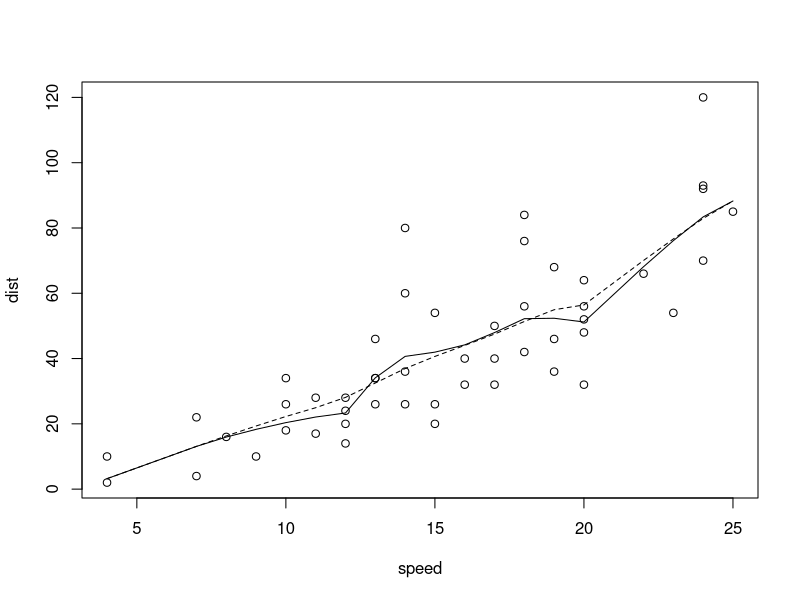

The R script that drew this image:
#************************************************
# Brandon Cabaleiro
# RCS: cabalb
# RIN: 661648482
# 6000 Level
#
# This R code is for Group 4 loess3.R
#************************************************

require(graphics)

with(cars, {
  plot(speed, dist)
  lines(supsmu(speed, dist))
  lines(supsmu(speed, dist, bass = 7), lty = 2)
})

# and
# http://archive.ics.uci.edu/ml/datasets/Student+Performance
# http://archive.ics.uci.edu/ml/datasets/NoisyOffice
# http://archive.ics.uci.edu/ml/datasets/Bike+Sharing+Dataset
